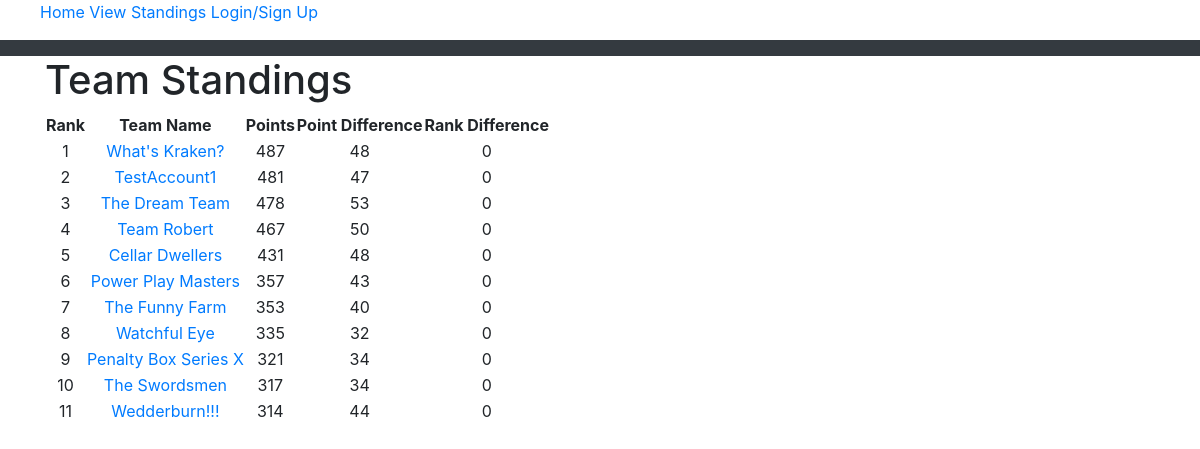
The page /teamStandings on the database as committed earlier.
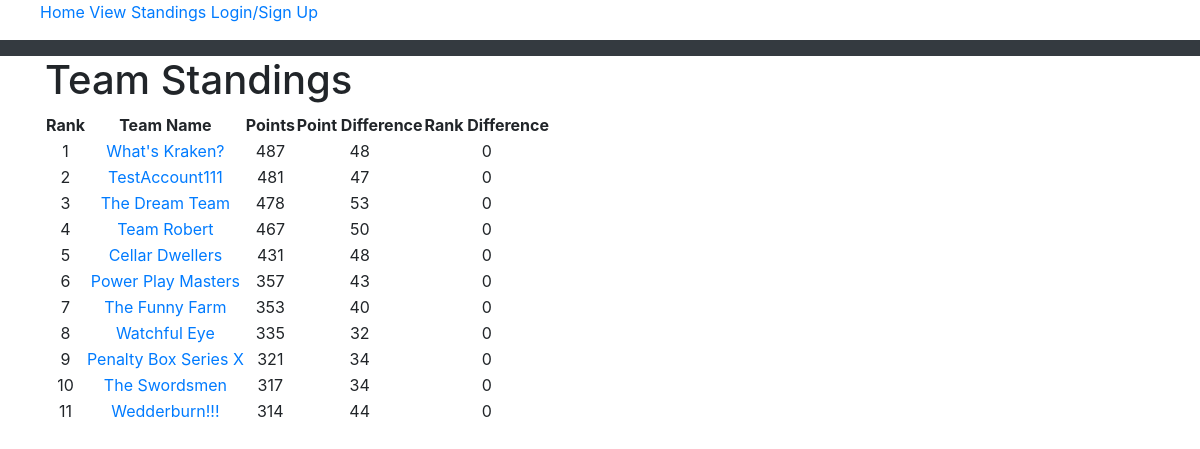
The same page on the database as committed later.
### tables this page shows
CREATE TABLE "standings" (
	"teamID" 	int not NULL,
	"points"	int not NULL DEFAULT 0,
	"pointsYesterday"	int not NULL DEFAULT 0,
	"rank"	int not NULL DEFAULT 0,
	"rankYesterday"	int not NULL DEFAULT 0,
	PRIMARY KEY("teamID"),
	CONSTRAINT "standings-fk-teamID"
	FOREIGN KEY ("teamID")
    REFERENCES poolTeams ("teamID")
);

CREATE TABLE "poolTeams" (
	"teamID"	INTEGER NOT NULL,
	"teamName"	varchar(40) NOT NULL,
	"username"	varchar(30) NOT NULL,
	"player1"	INTEGER NOT NULL,
	"player2"	INTEGER NOT NULL,
	"player3"	INTEGER NOT NULL,
	"player4"	INTEGER NOT NULL,
	"player5"	INTEGER NOT NULL,
	"player6"	INTEGER NOT NULL,
	"player7"	INTEGER NOT NULL,
	"player8"	INTEGER NOT NULL,
	"player9"	INTEGER NOT NULL,
	"player10"	INTEGER NOT NULL,
	"player11"	INTEGER NOT NULL,
	"player12"	INTEGER NOT NULL,
	"player13"	INTEGER NOT NULL,
	"player14"	INTEGER NOT NULL,
	"player15"	INTEGER NOT NULL,
	"player16"	INTEGER NOT NULL,
	"player17"	INTEGER NOT NULL,
	"player18"	INTEGER NOT NULL,
	"player19"	INTEGER NOT NULL,
	"player20"	INTEGER NOT NULL,
	"player21"	INTEGER NOT NULL,
	"teamLogo"	TEXT NOT NULL,
	CONSTRAINT "poolTeams-fk-player15" FOREIGN KEY("player15") REFERENCES "players"("playerID"),
	CONSTRAINT "poolTeams-fk-player6" FOREIGN KEY("player6") REFERENCES "players"("playerID"),
	CONSTRAINT "poolTeams-fk-player11" FOREIGN KEY("player11") REFERENCES "players"("playerID"),
	CONSTRAINT "poolTeams-fk-player1" FOREIGN KEY("player1") REFERENCES "players"("playerID"),
	CONSTRAINT "poolTeams-fk-player3" FOREIGN KEY("player3") REFERENCES "players"("playerID"),
	CONSTRAINT "poolTeams-fk-player12" FOREIGN KEY("player12") REFERENCES "players"("playerID"),
	CONSTRAINT "poolTeams-fk-player20" FOREIGN KEY("player20") REFERENCES "players"("playerID"),
	CONSTRAINT "poolTeams-fk-users" FOREIGN KEY("username") REFERENCES "users"("username"),
	CONSTRAINT "poolTeams-fk-player13" FOREIGN KEY("player13") REFERENCES "players"("playerID"),
	CONSTRAINT "poolTeams-fk-player14" FOREIGN KEY("player14") REFERENCES "players"("playerID"),
	CONSTRAINT "poolTeams-fk-player18" FOREIGN KEY("player18") REFERENCES "players"("playerID"),
	CONSTRAINT "poolTeams-fk-player10" FOREIGN KEY("player10") REFERENCES "players"("playerID"),
	CONSTRAINT "poolTeams-fk-player9" FOREIGN KEY("player9") REFERENCES "players"("playerID"),
	CONSTRAINT "poolTeams-fk-player2" FOREIGN KEY("player2") REFERENCES "players"("playerID"),
	CONSTRAINT "poolTeams-fk-player5" FOREIGN KEY("player5") REFERENCES "players"("playerID"),
	CONSTRAINT "poolTeams-fk-player7" FOREIGN KEY("player7") REFERENCES "players"("playerID"),
	CONSTRAINT "poolTeams-fk-player19" FOREIGN KEY("player19") REFERENCES "players"("playerID"),
	CONSTRAINT "poolTeams-fk-player21" FOREIGN KEY("player21") REFERENCES "players"("playerID"),
	CONSTRAINT "poolTeams-fk-player4" FOREIGN KEY("player4") REFERENCES "players"("playerID"),
	CONSTRAINT "poolTeams-fk-player8" FOREIGN KEY("player8") REFERENCES "players"("playerID"),
	PRIMARY KEY("teamID" AUTOINCREMENT),
	CONSTRAINT "poolTeams-fk-player17" FOREIGN KEY("player17") REFERENCES "players"("playerID"),
	CONSTRAINT "poolTeams-fk-player16" FOREIGN KEY("player16") REFERENCES "players"("playerID")
);

### application.py (the view)
@app.route("/teamStandings")
def teamStandings():
    while True:
        try:
            db.connect()
            teamStandings = db.getTeamStandings()
            return render_template("teamStandings.html", teamStandings=teamStandings, username=getUserInfo(),
                                   permission=getUserPermission(), userTeamID=getUserTeamID())
        except sqlite3.ProgrammingError:
            db.close()

### application.py (called while the page is built)
def userTeam():
    while (True):
        try:
            db.connect()
            username = None
            teamInPool = False
            if "username" in session:
                username = session["username"]
                if (db.checkForUserInPool(username)):
                    teamInPool = True
            return teamInPool
        except sqlite3.ProgrammingError:
            db.close()

def getUserTeamID():
    while (True):
        try:
            db.connect()
            username = None
            teamID = None
            if(userTeam()):
                username = session["username"]
                teamID = db.getUserPoolTeamID(username)
            return teamID
        except sqlite3.ProgrammingError:
            db.close()

def getUserInfo():
    username = None
    if "username" in session:
        username = session["username"]
    return username

def getUserPermission():
    permission = None
    if "permission" in session:
        permission = session["permission"]
    return permission

### db.py (called while the page is built, shortened)
def connect():
    global conn

### templates/teamStandings.html (shortened to what this page needs)
{% extends "base.html" %}
{% block content %}
    <h1>Team Standings</h1>
    <table style="text-align:center">
        <tr><th>Rank</th><th>Team Name</th><th>Points</th><th>Point Difference</th><th>Rank Difference</th></tr>
        {% for team in teamStandings %}
            <tr><td>{{team[4]}}</td><td><a href="{{ url_for('teamStats', teamID=team[0]) }}">{{team[1]}}</a></td><td>
                {{team[2]}}</td><td>{{team[2]-team[3]}}</td><td>{{team[4]-team[5]}}</td></tr>
        {% endfor %}
    </table>
{% endblock %}

Rows that differ between the two databases and show on the page:
changed through a linked row, standings: teamName "TestAccount1" → "TestAccount111"
